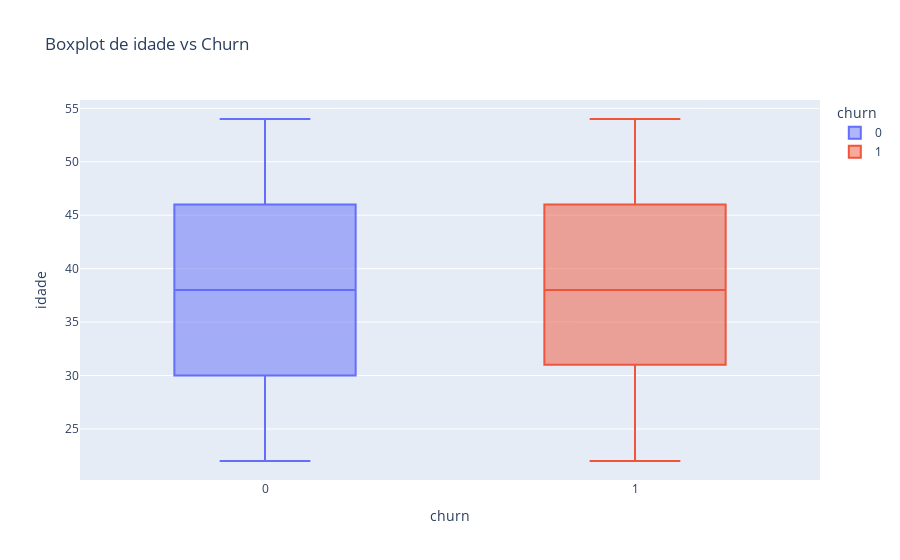
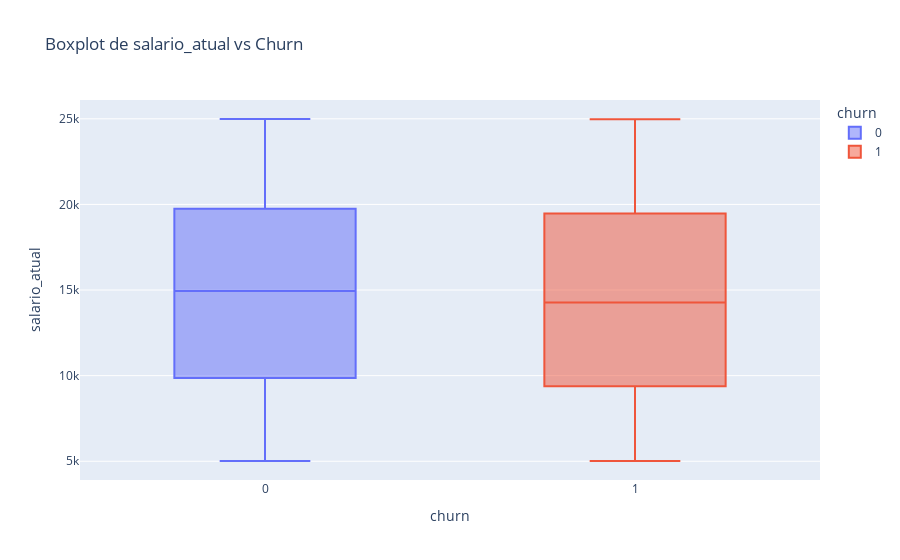
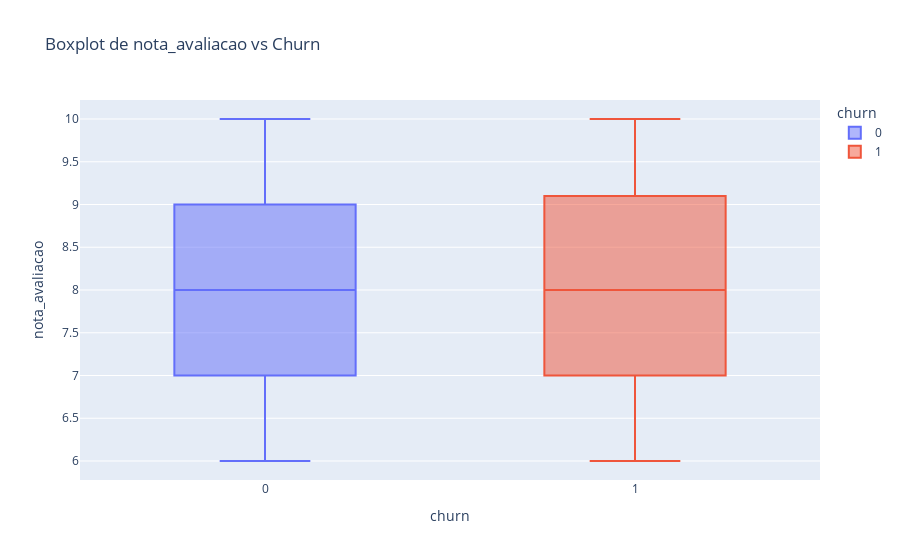
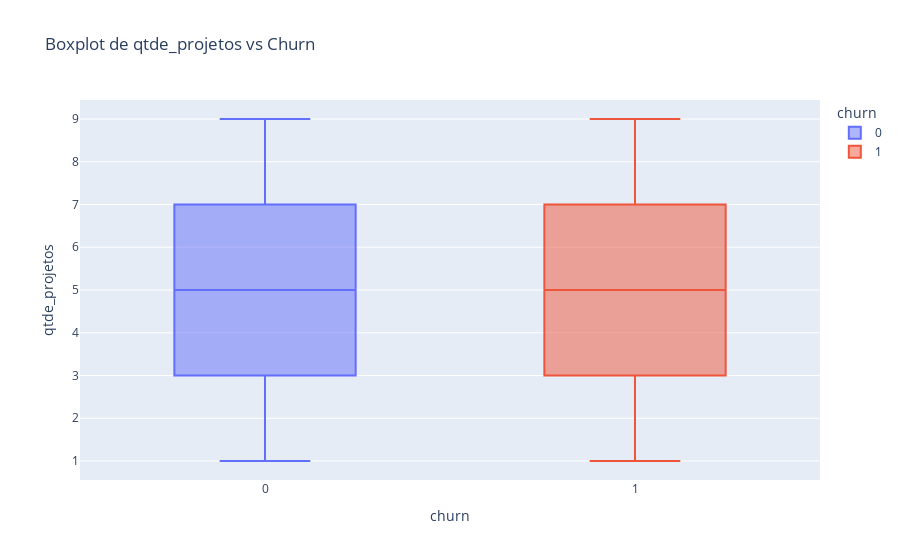

The notebook cell saved with these charts, in order:
### Code cell
# Boxplot para variáveis numéricas com Churn
for col in df_employees.select_dtypes(include=['int64', 'float64']).columns:
  if col != 'churn' :
    fig = px.box(df_employees, x='churn', y=col, title=f'Boxplot de {col} vs Churn', color='churn')
    fig.show()

### Figure 1 — Plotly figure (JSON) as saved in the notebook; plotly's stock layout.template omitted (floating-point values rounded to 4 significant figures; data arrays with more than 128 entries replaced by an {"elided": "..."} marker saying what was removed)
{"data": [{"alignmentgroup": "True", "hovertemplate": "churn=%{x}<br>idade=%{y}<extra></extra>", "legendgroup": "0", "marker": {"color": "#636efa"}, "name": "0", "notched": false, "offsetgroup": "0", "orientation": "v", "showlegend": true, "type": "box", "x": {"elided": "1714 int values"}, "x0": " ", "xaxis": "x", "y": {"elided": "1714 int values"}, "y0": " ", "yaxis": "y"}, {"alignmentgroup": "True", "hovertemplate": "churn=%{x}<br>idade=%{y}<extra></extra>", "legendgroup": "1", "marker": {"color": "#EF553B"}, "name": "1", "notched": false, "offsetgroup": "1", "orientation": "v", "showlegend": true, "type": "box", "x": {"elided": "286 int values"}, "x0": " ", "xaxis": "x", "y": {"elided": "286 int values"}, "y0": " ", "yaxis": "y"}], "layout": {"boxmode": "overlay", "legend": {"title": {"text": "churn"}, "tracegroupgap": 0}, "title": {"text": "Boxplot de idade vs Churn"}, "xaxis": {"anchor": "y", "categoryarray": [0, 1], "categoryorder": "array", "domain": [0, 1], "title": {"text": "churn"}}, "yaxis": {"anchor": "x", "domain": [0, 1], "title": {"text": "idade"}}}}

### Figure 2 — Plotly figure (JSON) as saved in the notebook; plotly's stock layout.template omitted (floating-point values rounded to 4 significant figures; data arrays with more than 128 entries replaced by an {"elided": "..."} marker saying what was removed)
{"data": [{"alignmentgroup": "True", "hovertemplate": "churn=%{x}<br>salario_atual=%{y}<extra></extra>", "legendgroup": "0", "marker": {"color": "#636efa"}, "name": "0", "notched": false, "offsetgroup": "0", "orientation": "v", "showlegend": true, "type": "box", "x": {"elided": "1714 int values"}, "x0": " ", "xaxis": "x", "y": {"elided": "1714 int values"}, "y0": " ", "yaxis": "y"}, {"alignmentgroup": "True", "hovertemplate": "churn=%{x}<br>salario_atual=%{y}<extra></extra>", "legendgroup": "1", "marker": {"color": "#EF553B"}, "name": "1", "notched": false, "offsetgroup": "1", "orientation": "v", "showlegend": true, "type": "box", "x": {"elided": "286 int values"}, "x0": " ", "xaxis": "x", "y": {"elided": "286 int values"}, "y0": " ", "yaxis": "y"}], "layout": {"boxmode": "overlay", "legend": {"title": {"text": "churn"}, "tracegroupgap": 0}, "title": {"text": "Boxplot de salario_atual vs Churn"}, "xaxis": {"anchor": "y", "categoryarray": [0, 1], "categoryorder": "array", "domain": [0, 1], "title": {"text": "churn"}}, "yaxis": {"anchor": "x", "domain": [0, 1], "title": {"text": "salario_atual"}}}}

### Figure 3 — Plotly figure (JSON) as saved in the notebook; plotly's stock layout.template omitted (floating-point values rounded to 4 significant figures; data arrays with more than 128 entries replaced by an {"elided": "..."} marker saying what was removed)
{"data": [{"alignmentgroup": "True", "hovertemplate": "churn=%{x}<br>nota_avaliacao=%{y}<extra></extra>", "legendgroup": "0", "marker": {"color": "#636efa"}, "name": "0", "notched": false, "offsetgroup": "0", "orientation": "v", "showlegend": true, "type": "box", "x": {"elided": "1714 int values"}, "x0": " ", "xaxis": "x", "y": {"elided": "1714 float values"}, "y0": " ", "yaxis": "y"}, {"alignmentgroup": "True", "hovertemplate": "churn=%{x}<br>nota_avaliacao=%{y}<extra></extra>", "legendgroup": "1", "marker": {"color": "#EF553B"}, "name": "1", "notched": false, "offsetgroup": "1", "orientation": "v", "showlegend": true, "type": "box", "x": {"elided": "286 int values"}, "x0": " ", "xaxis": "x", "y": {"elided": "286 float values"}, "y0": " ", "yaxis": "y"}], "layout": {"boxmode": "overlay", "legend": {"title": {"text": "churn"}, "tracegroupgap": 0}, "title": {"text": "Boxplot de nota_avaliacao vs Churn"}, "xaxis": {"anchor": "y", "categoryarray": [0, 1], "categoryorder": "array", "domain": [0, 1], "title": {"text": "churn"}}, "yaxis": {"anchor": "x", "domain": [0, 1], "title": {"text": "nota_avaliacao"}}}}

### Figure 4 — Plotly figure (JSON) as saved in the notebook; plotly's stock layout.template omitted (floating-point values rounded to 4 significant figures; data arrays with more than 128 entries replaced by an {"elided": "..."} marker saying what was removed)
{"data": [{"alignmentgroup": "True", "hovertemplate": "churn=%{x}<br>qtde_projetos=%{y}<extra></extra>", "legendgroup": "0", "marker": {"color": "#636efa"}, "name": "0", "notched": false, "offsetgroup": "0", "orientation": "v", "showlegend": true, "type": "box", "x": {"elided": "1714 int values"}, "x0": " ", "xaxis": "x", "y": {"elided": "1714 int values"}, "y0": " ", "yaxis": "y"}, {"alignmentgroup": "True", "hovertemplate": "churn=%{x}<br>qtde_projetos=%{y}<extra></extra>", "legendgroup": "1", "marker": {"color": "#EF553B"}, "name": "1", "notched": false, "offsetgroup": "1", "orientation": "v", "showlegend": true, "type": "box", "x": {"elided": "286 int values"}, "x0": " ", "xaxis": "x", "y": {"elided": "286 int values"}, "y0": " ", "yaxis": "y"}], "layout": {"boxmode": "overlay", "legend": {"title": {"text": "churn"}, "tracegroupgap": 0}, "title": {"text": "Boxplot de qtde_projetos vs Churn"}, "xaxis": {"anchor": "y", "categoryarray": [0, 1], "categoryorder": "array", "domain": [0, 1], "title": {"text": "churn"}}, "yaxis": {"anchor": "x", "domain": [0, 1], "title": {"text": "qtde_projetos"}}}}
